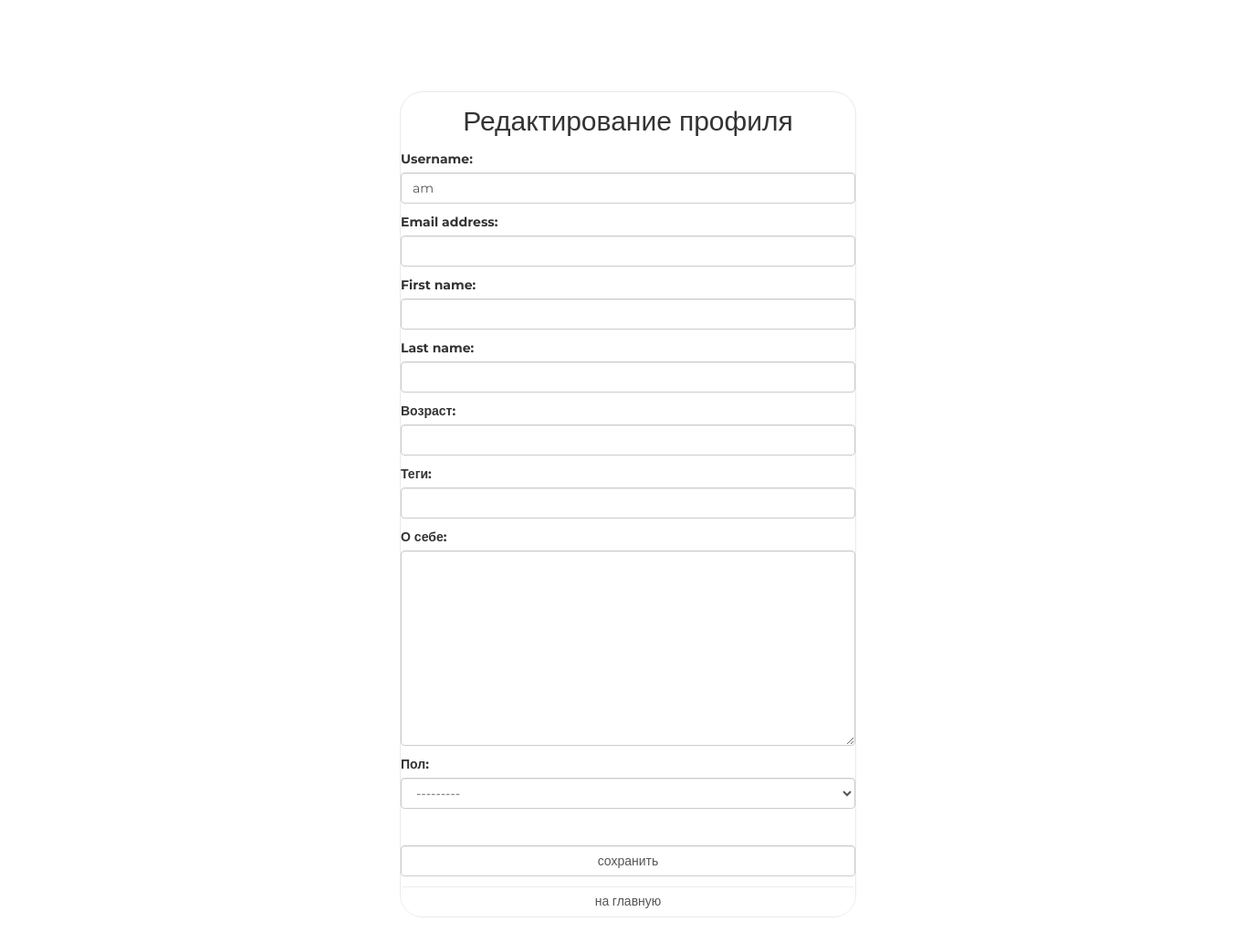
Before: /auth/user/edit/ (signed in) with the older database file.
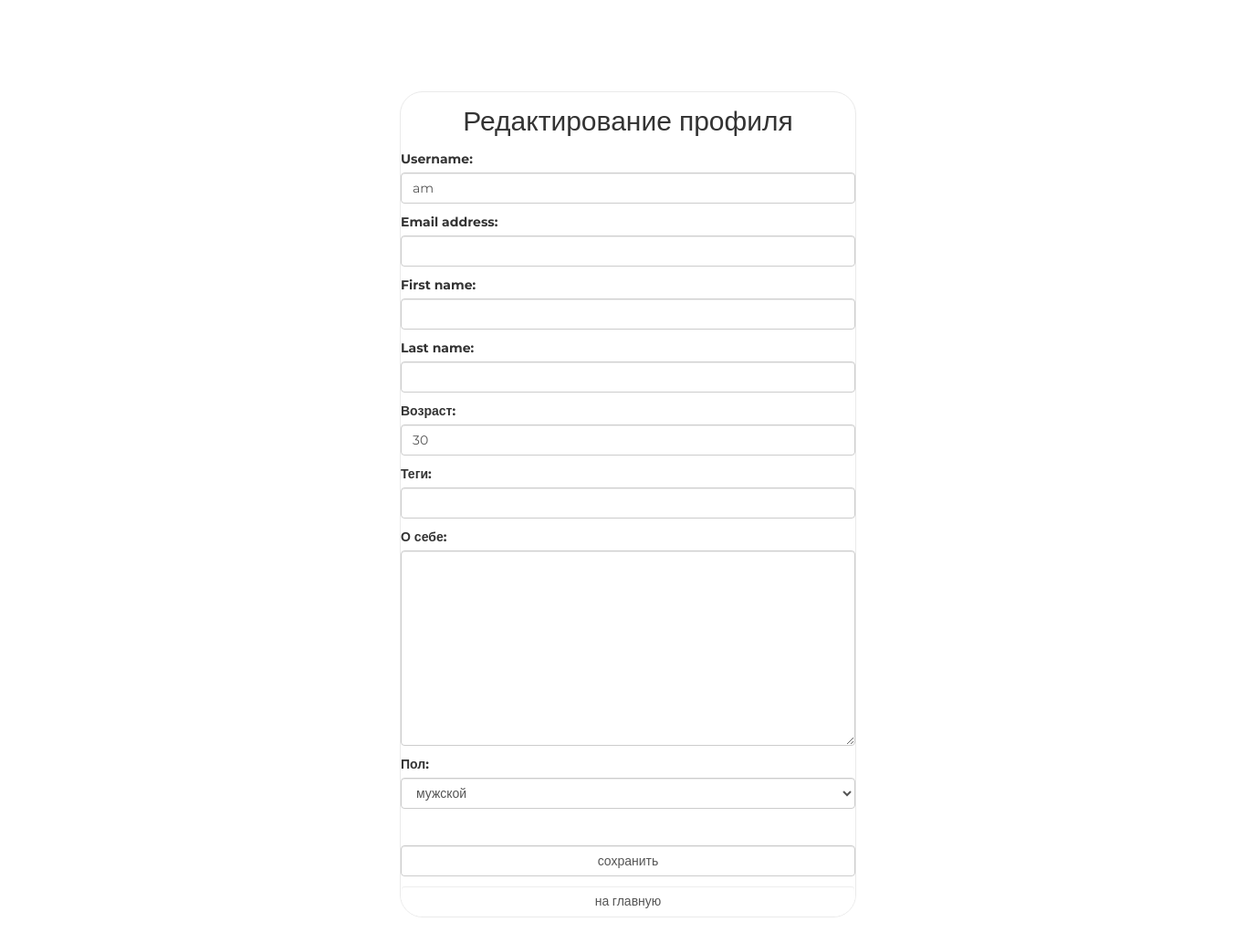
After: the same page with the newer database file.
### authapp/models.py (models this page shows)
class User(AbstractUser):
    age = models.PositiveIntegerField('возраст', blank=True, null=True)
    registration_start_time = models.DateTimeField(
        auto_now_add=True, null=True)
    friends = models.ManyToManyField('User', blank=True)
    basic_budget = models.ForeignKey(
        'mainapp.Budget', on_delete=models.CASCADE, blank=True, null=True)

### authapp/views.py (the view)
# urls.py: path('user/edit/', authapp.edit, name='edit'),
@login_required
def edit(request):
    if request.method == 'POST':
        form = UserChangeForm(
            request.POST, request.FILES, instance=request.user)
        profile_form = UserProfileChangeForm(request.POST, request.FILES,
                                             instance=request.user.userprofile)
        if form.is_valid() and profile_form.is_valid():
            form.save()
            return HttpResponseRedirect(reverse('base:index'))
    else:
        form = UserChangeForm(instance=request.user)
        profile_form = UserProfileChangeForm(
            instance=request.user.userprofile)
    context = {
        'page_title': 'редактирование',
        'form': form,
        'profile_form': profile_form,
    }
    return render(request, 'authapp/update.html', context)

### authapp/forms.py
class UserChangeForm(AgeValidatorMixin, UserChangeForm):
    class Meta:
        model = get_user_model()
        fields = ("username", "password", "email", "first_name", "last_name",
                  "age")
    def __init__(self, *args, **kwargs):
        super().__init__(*args, **kwargs)
        for field_name, field in self.fields.items():
            if field_name == 'password':
                field.widget = HiddenInput()
                continue
            field.widget.attrs['class'] = f'form-control {field_name}'
            field.help_text = ''

class UserProfileChangeForm(ModelForm):
    class Meta:
        model = UserProfile
        fields = '__all__'
    def __init__(self, *args, **kwargs):
        super().__init__(*args, **kwargs)
        for field_name, field in self.fields.items():
            if field_name == 'user':
                field.widget = HiddenInput()
                continue
            field.widget.attrs['class'] = f'form-control {field_name}'

### authapp/templates/authapp/update.html (shortened to what this page needs)
{% extends 'authapp/base.html' %}
{% load static %}
{% block container %}
    <div class="h2 text-center head">
        Редактирование профиля
    </div>
    <form class="form-horizontal" method="post" enctype="multipart/form-data">
        {{ form.as_p }}
        {{ profile_form.as_p }}
        <br>
        <input class="form-control" type="submit" value="сохранить">
    </form>
    <a href="{% url 'base:index' %}"
       class="btn btn-round form-control">
        на главную
    </a>
{% endblock %}

Changed rows visible on the page:
changed User "am": age (not shown) → "30"
Other visible differences:
form field gender: "---------" → "мужской"
